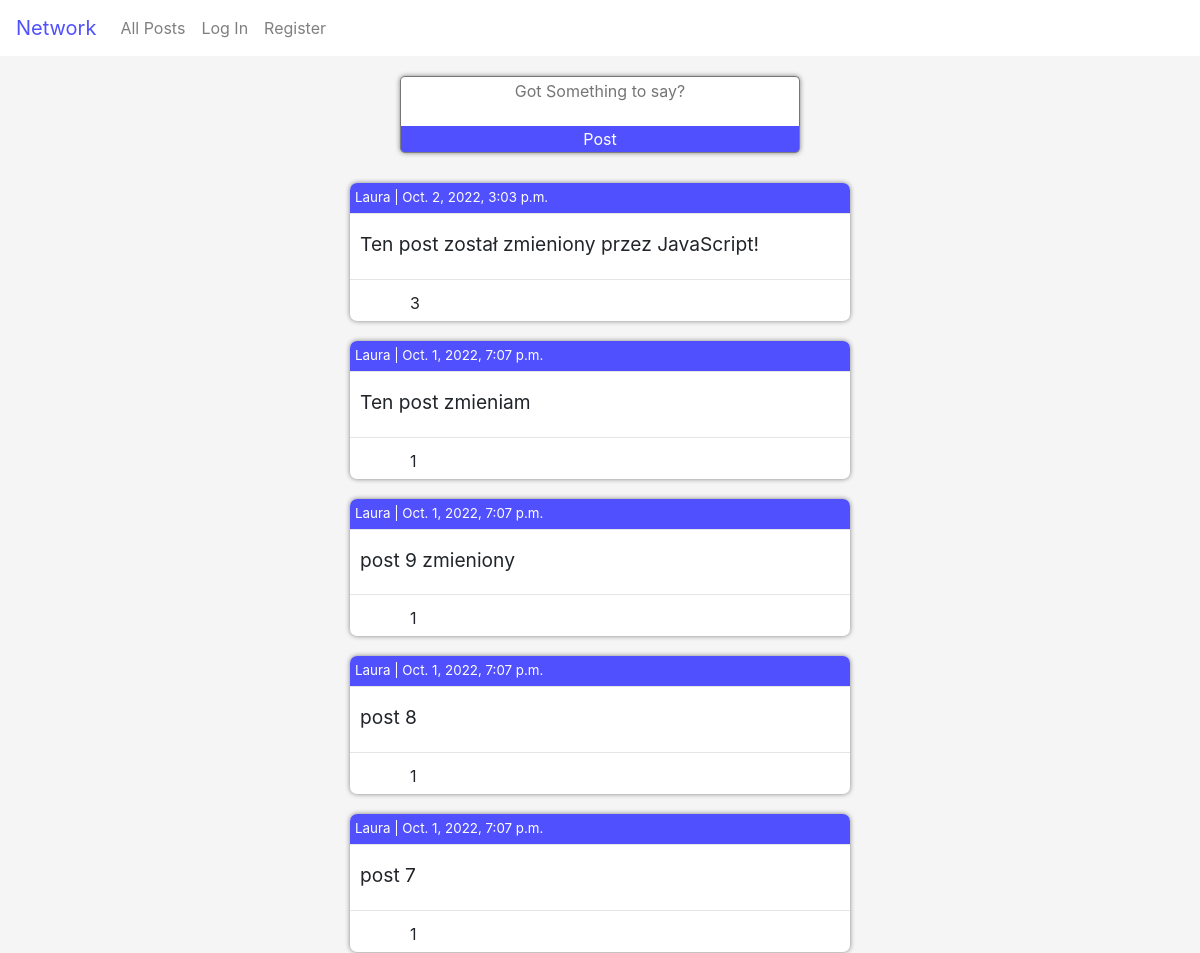
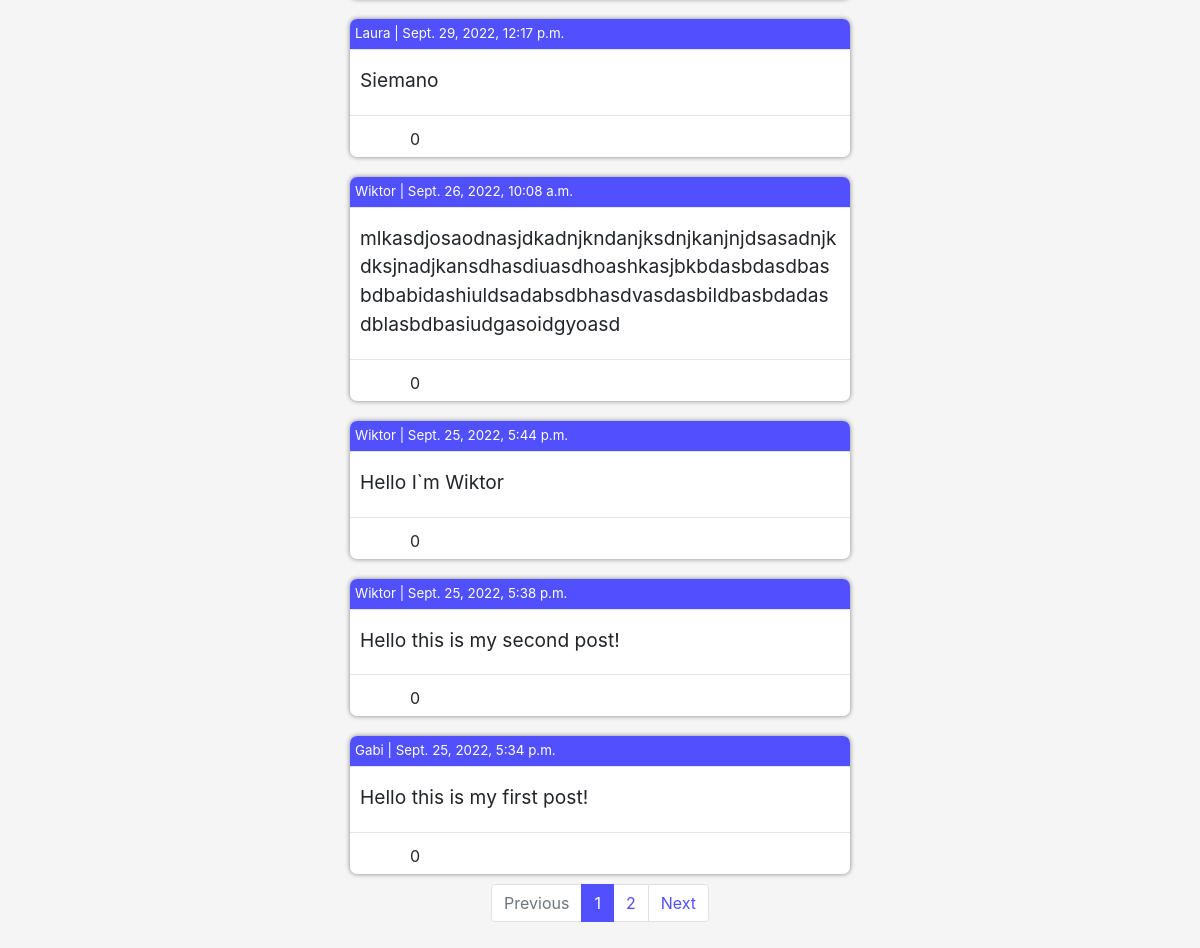
Before: / with the older database file (2 pictures, top to bottom).
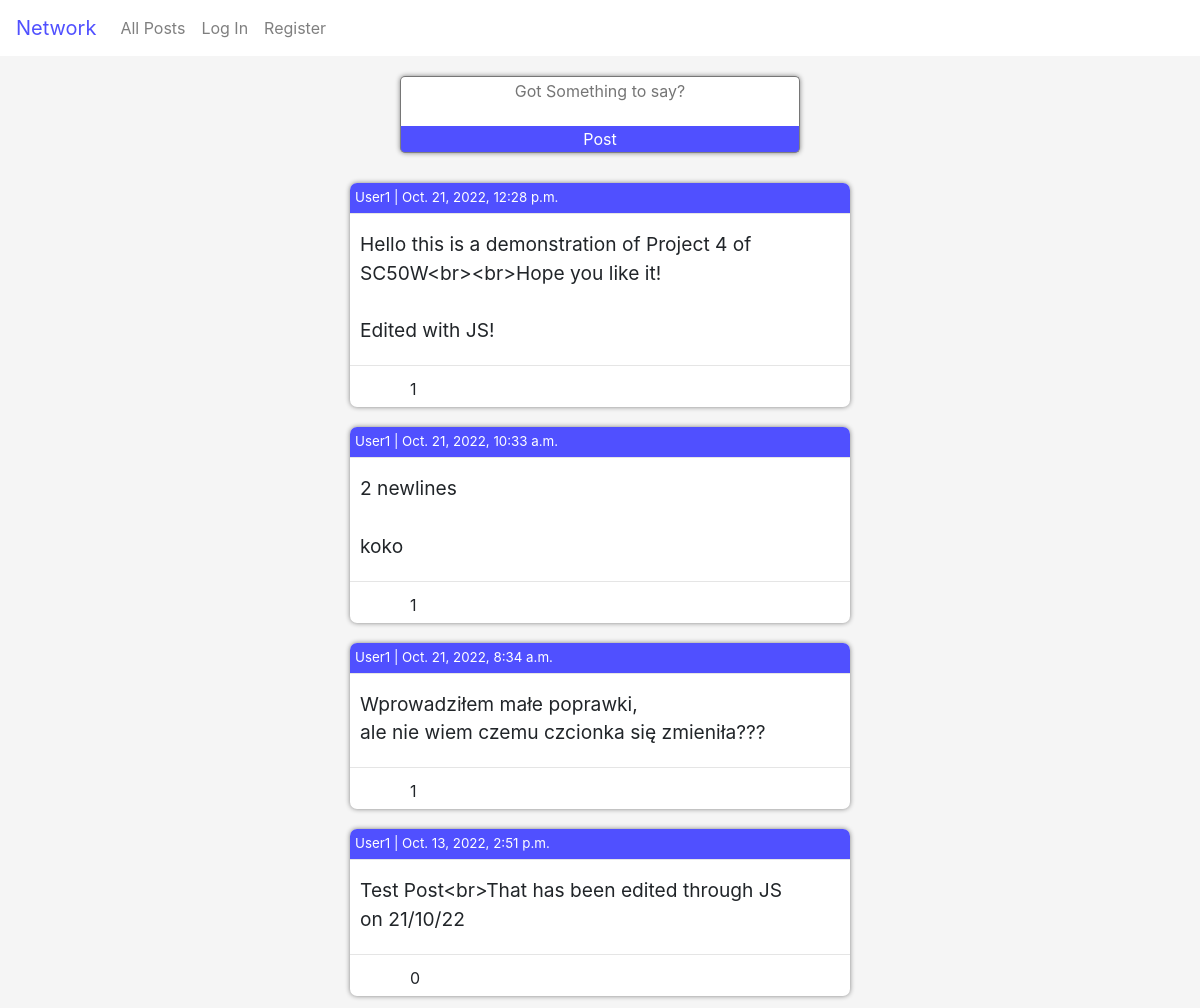
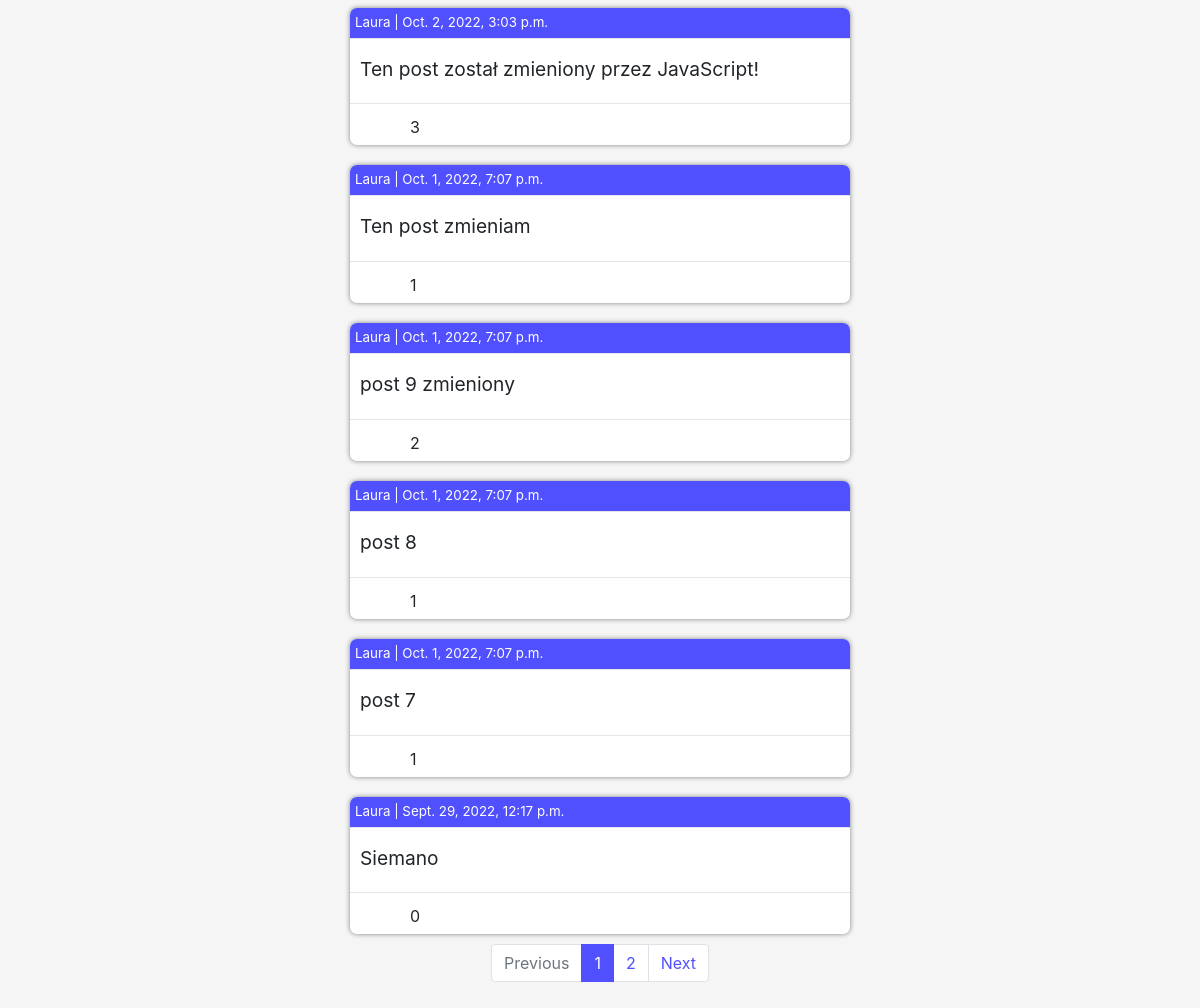
After: the same page with the newer database file (2 pictures, top to bottom).
### network/models.py (models this page shows)
class Post(models.Model):
    poster = models.ForeignKey(User, on_delete=models.CASCADE, related_name='posts')
    timestamp = models.DateTimeField(auto_now_add=True)
    body = models.TextField(max_length=300)
    likes = models.ManyToManyField(User, related_name='likes')

class User(AbstractUser):
    is_following = models.ManyToManyField('self', symmetrical=False, related_name='followed_by')
    followers = models.ManyToManyField('self', symmetrical=False)
    def __str__(self):
        return f'{self.username}'

### network/views.py (the view, shortened to what this page needs)
# urls.py: path("", views.index, name="index"),
def index(request):
    post_form = PostForm()
    posts = Post.objects.all().order_by('-timestamp')
    paginator = Paginator(posts, 10)
    page_number = request.GET.get('page')
    page_obj = paginator.get_page(page_number)
    context = {
       'post_form': post_form,
       'page_obj': page_obj,
       'type':'index'
    }
    return render(request, "network/index.html", context)

### network/forms.py
class PostForm(ModelForm):
  class Meta:
    model = Post
    fields = ['body']
    labels = {
      'body': ''
    }
    widgets = {
      'body' : Textarea(attrs=
                        {'cols': 40,
                        'rows': 10,
                        'placeholder' : 'Got Something to say?'
                        })
    }

### network/templates/network/index.html (shortened to what this page needs)
{% extends "network/layout.html" %}
{% block body %}
    {% if type == 'index' %}
    <div id="post_form_container">
        <form action='' method='post' id='post_form_html'>
            {{post_form}}
            <input type='submit' value="Post" id='post_button'>
        </form>
    </div>
    {% endif %}
    <div id='feed'>
    {% for post in page_obj %}
        <div class='post'>
            <div class='poster'>
                <p class='poster_text'>
                <a href='{% url 'profile'  post.poster.id %}' class='profile_link'>{{post.poster}}</a>
                | {{post.timestamp}}
                </p>
            </div>
            <hr>
            <div class='post_body' id='post_div_{{ post.id }}'>
                <p class='post_body_text' id='post_{{ post.id }}'>{{post.body|linebreaksbr}}</p>
            </div>
            <hr>
            <div class='post_likes'>
                {% if request.user.is_authenticated %}
                    {% if request.user in post.likes.all %}
                        <button class='like_button' id='like_button_{{post.id}}'>Unlike</button>
                        <p class='likes' id='likes_{{post.id}}'>{{ post.likes.all.count }}</p>
                        {% elif request.user not in post.likes.all %}
                        <button class='like_button' id='like_button_{{post.id}}'>Like</button>
                        <p class='likes' id='likes_{{post.id}}'>{{ post.likes.all.count }}</p>
                    {% endif %}
                {% else %}
                    <p class='likes' id='likes_{{post.id}}' style ="position:static/">{{ post.likes.all.count }}</p>
                {% endif %}
            </div>
        </div>
    {% endfor %}
    <nav aria-label="Posts page navigation ">
        <ul class="pagination">
            {% if page_obj.has_previous%}
            <li class="page-item"><a class="page-link" href="?page={{ page_obj.previous_page_number }}">Previous</a></li>
            <li class="page-item"><a class="page-link" href="?page=1">1</a></li>
            {% else %}
            <li class="page-item disabled"><span class="page-link">Previous</span></li>
            {% endif %}
            <li class="page-item active"><span class="page-link" href="#">{{ page_obj.number }}</a></li>
            {% if page_obj.has_next %}
            <li class="page-item"><a class="page-link" href="?page={{ page_obj.next_page_number }}">{{ page_obj.next_page_number}}</a></li>
            <li class="page-item"><a class="page-link" href="?page={{ page_obj.paginator.num_pages }}">Next</a></li>
            {% else %}
            <li class="page-item disabled"><span class="page-link">Next</span></li>
            {% endif %}
        </ul>
    </nav>
    </div>
{% endblock %}

### network/templates/network/layout.html (shortened to what this page needs)
{% load static %}
<!DOCTYPE html>
<html lang="en">
    <head>
        <link rel="stylesheet" href="https://cdn.jsdelivr.net/npm/bootstrap@4.3.1/dist/css/bootstrap.min.css">
        <link href="{% static 'network/styles.css' %}" rel="stylesheet">
    </head>
    <body>
        <nav class="navbar navbar-expand-lg navbar-light">
            <a class="navbar-brand" href="{% url 'index' %}">Network</a>
            <div>
              <ul class="navbar-nav mr-auto">
                <li class="nav-item">
                  <a class="nav-link" href="{% url 'index' %}">All Posts</a>
                </li>
                {% if user.is_authenticated %}
                    <li class="nav-item">
                        <a class="nav-link" href="{% url 'following' %}">Following</a>
                    </li>
                    <li class="nav-item">
                        <a class="nav-link" href="{% url 'logout' %}">Log Out</a>
                    </li>
                {% else %}
                    <li class="nav-item">
                        <a class="nav-link" href="{% url 'login' %}">Log In</a>
                    </li>
                    <li class="nav-item">
                        <a class="nav-link" href="{% url 'register' %}">Register</a>
                    </li>
                {% endif %}
              </ul>
            </div>
          </nav>
        <div class="body">
            {% block body %}
            {% endblock %}
        </div>
    </body>
</html>

### network/static/network/styles.css (style rules this page uses)
hr { margin-top:0 }
.navbar-light .navbar-brand { color:rgb(80, 80, 255) }
.page-item.active .page-link { background-color:rgb(80, 80, 255); border-color:rgb(80, 80, 255); }
.page-link { color: rgb(80, 80, 255); transition: 0.5s; }
#post_form_container { padding: 20px; justify-content: center; display:flex; background-color: whitesmoke; }
#id_body { border-radius:5px 5px 0 0 ; width: 400px; transition-duration: 1s; resize: none; height: 50px; display:block; border-bottom:none; text-align: center; }
#post_form_html { display:flex; justify-content: center; flex-direction: column; box-shadow: 0 0 5px gray; border-radius: 5px; }
#post_button { border-radius: 0 0 5px 5px; border:1px solid gray; border-top:none; position: relative; background-color: rgb(80, 80, 255); color:white }
#feed { padding:0 300px 10px 300px; justify-content: center; align-items: center; display: flex; flex-direction: column; background-color: whitesmoke; margin-bottom:0; }
.post { background-color: white; box-shadow:0 0 5px gray; width:500px; height:auto; min-height: 100px; margin:10px; overflow-wrap: break-word; border-radius:7px; padding:none; }
.poster { font-size: smaller; margin-bottom: none; background-color: rgb(80, 80, 255); border-radius: 7px 7px 0 0 ; padding: 5px; }
.poster_text { margin-bottom: 0; color:white }
.post_body { font-size: larger; position:relative; padding: 0 10px 0 10px; }
.post_body_text { margin: 0 0 20px 0; white-space: pre-wrap; }
.post_likes { bottom:0px; height:25px; position:relative; display:flex; flex-direction: row; margin-top:0; }
.likes { position:absolute; left:55px; padding-left:5px; bottom: -10px }
.profile_link { color:white; transition-duration: 0.5s; }

Changed rows visible on the page:
no longer on this page (row unchanged): Post: poster "Wiktor", timestamp "Sept. 26, 2022, 10:08 a.m.", body "mlkasdjosaodnasjdkadnjkndanjksdnjkanjnjdsasadnjkdksjnadjkansdhasdiuasdhoashkasjbkbdasbdasdbasbdbabidashiuldsadabsdbhasdvasdasbildbasbdadasdblasbdbasiudgasoidgyoasd", likes.all.count "0"
no longer on this page (row unchanged): Post: poster "Wiktor", timestamp "Sept. 25, 2022, 5:44 p.m.", body "Hello I`m Wiktor", likes.all.count "0"
no longer on this page (row unchanged): Post: poster "Wiktor", timestamp "Sept. 25, 2022, 5:38 p.m.", body "Hello this is my second post!", likes.all.count "0"
no longer on this page (row unchanged): Post: poster "Gabi", timestamp "Sept. 25, 2022, 5:34 p.m.", body "Hello this is my first post!", likes.all.count "0"
added Post: poster "User1", timestamp "Oct. 21, 2022, 12:28 p.m.", body "Hello this is a demonstration of Project 4 of SC50W<br><br>Hope you like it! Edited with JS!", likes.all.count "1"
added Post: poster "User1", timestamp "Oct. 21, 2022, 10:33 a.m.", body "2 newlines koko", likes.all.count "1"
added Post: poster "User1", timestamp "Oct. 21, 2022, 8:34 a.m.", body "Wprowadziłem małe poprawki, ale nie wiem czemu czcionka się zmieniła???", likes.all.count "1"
added Post: poster "User1", timestamp "Oct. 13, 2022, 2:51 p.m.", body "Test Post<br>That has been edited through JS on 21/10/22", likes.all.count "0"
computed for Post "post 9 zmieniony": likes.all.count "1" → "2"
